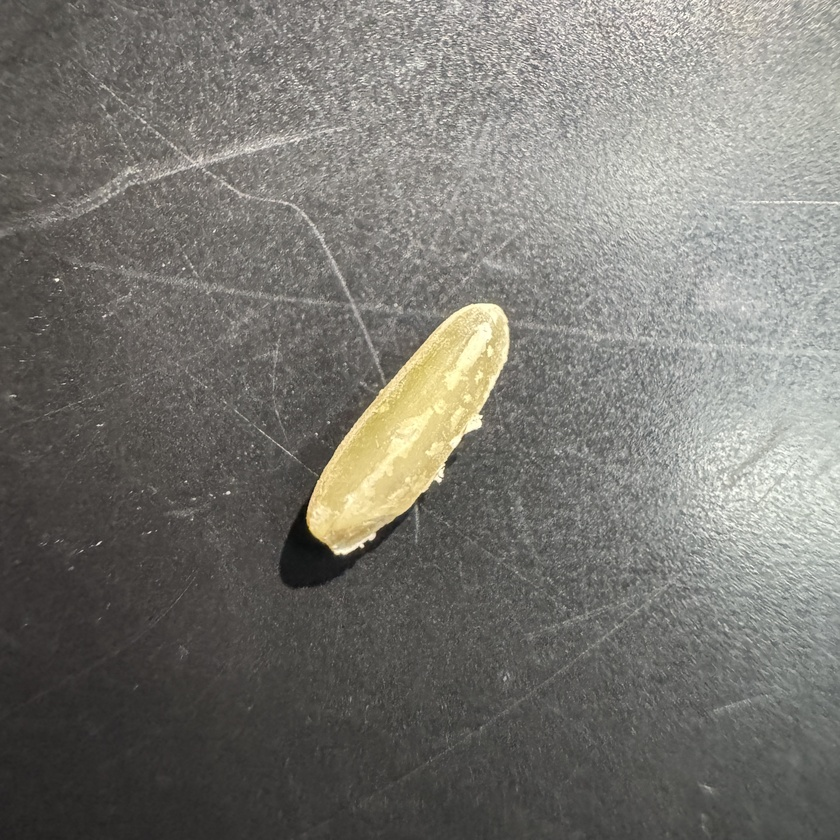
#> input picture augmentation/BROWN RICE/IMG_0273.JPG, 840 x 840 px, shrunk from 3024 x 3024 before the run, found by its file name; its folder holds only this picture in this run
$ python rotate.py
#> lines starting #> are read from the running program, lines starting #| are printed output that depends on the picture
import cv2
import os

# Define the parent folder containing the original dataset
parent_folder = "D:/VSCODE/RiceScan/augmentation"

# Define the output folder for the rotated images
output_folder = "D:/VSCODE/RiceScan/dataset"
os.makedirs(output_folder, exist_ok=True)

# Loop through each folder in the parent folder
for folder_name in os.listdir(parent_folder):
    folder_path = os.path.join(parent_folder, folder_name)

    # Ensure the folder_path is a directory
    if not os.path.isdir(folder_path):
        continue

    # Create a corresponding subfolder in the output folder
    output_subfolder = os.path.join(output_folder, folder_name)
    os.makedirs(output_subfolder, exist_ok=True)
    print(f"Processing folder: {folder_name}")

    # Process each image in the folder
    for image_name in os.listdir(folder_path):
        image_path = os.path.join(folder_path, image_name)

        # Skip if it's not a valid image file
        if not (image_name.lower().endswith((".jpg", ".jpeg", ".png"))):
            continue

        # Load the image
        original_image = cv2.imread(image_path)
#> original_image is the input picture: shape (840, 840, 3); mean B, G, R 113.5, 119.2, 120.8
        if original_image is None:
            print(f"Error: Unable to read {image_path}")
            continue

        # Save the original image to the output folder
        original_path = os.path.join(output_subfolder, f"original_{image_name}")
        cv2.imwrite(original_path, original_image)

        # Generate rotated images and save them
        try:
            # Rotate 90 degrees
            rotated_90 = cv2.rotate(original_image, cv2.ROTATE_90_CLOCKWISE)
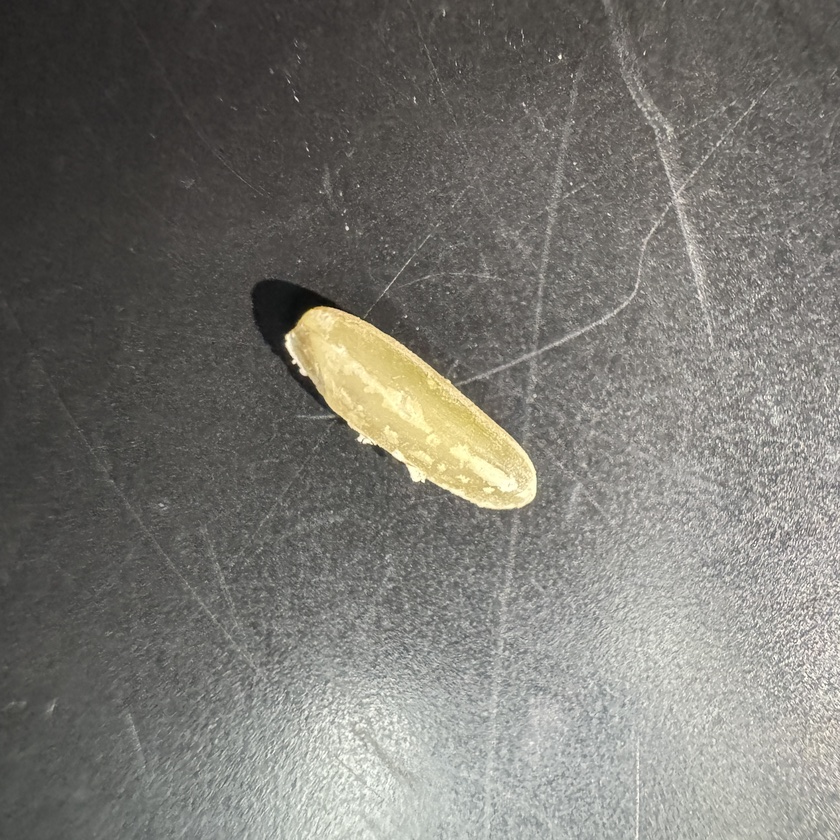
#> rotated_90: shape (840, 840, 3); mean B, G, R 113.5, 119.2, 120.8
            rotated_90_path = os.path.join(output_subfolder, f"rotated_90_{image_name}")
            cv2.imwrite(rotated_90_path, rotated_90)

            # Rotate 180 degrees
            rotated_180 = cv2.rotate(original_image, cv2.ROTATE_180)
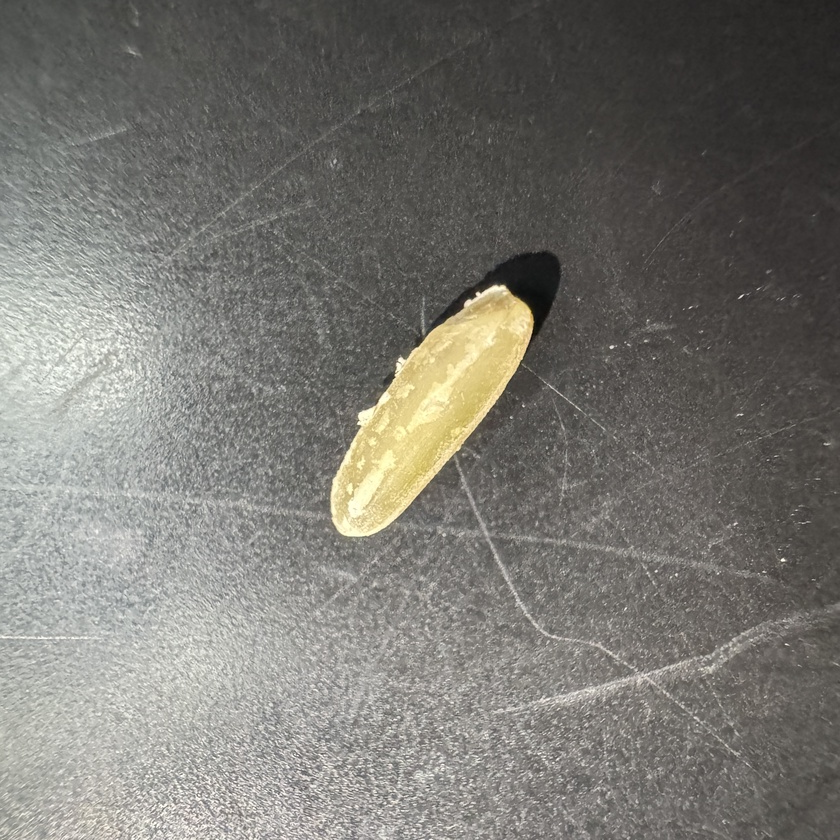
#> rotated_180: shape (840, 840, 3); mean B, G, R 113.5, 119.2, 120.8
            rotated_180_path = os.path.join(output_subfolder, f"rotated_180_{image_name}")
            cv2.imwrite(rotated_180_path, rotated_180)

            # Rotate 270 degrees
            rotated_270 = cv2.rotate(original_image, cv2.ROTATE_90_COUNTERCLOCKWISE)
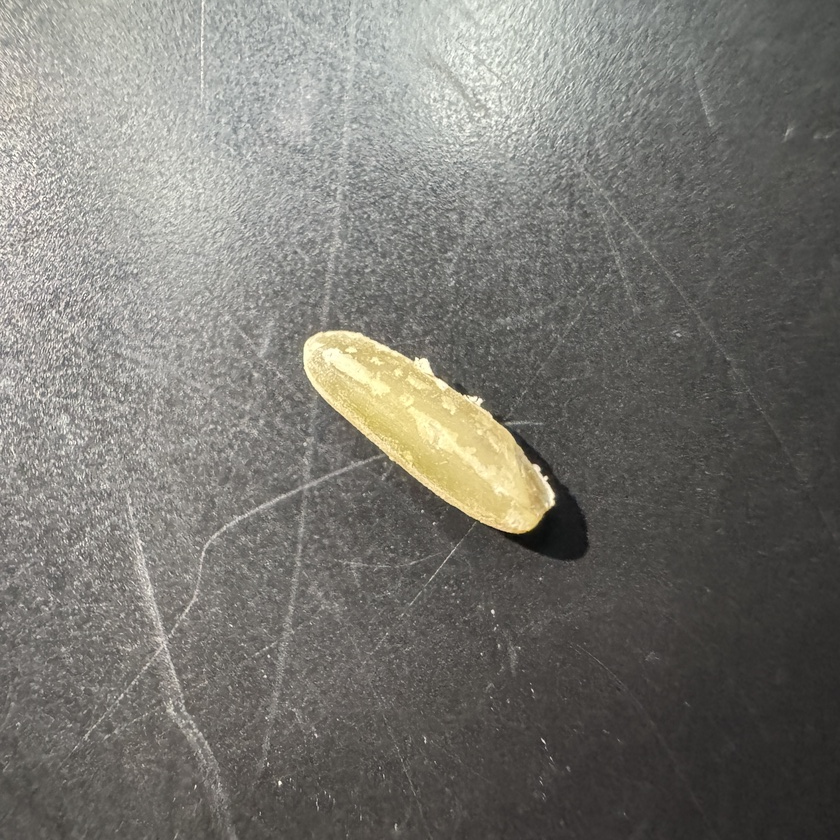
#> rotated_270: shape (840, 840, 3); mean B, G, R 113.5, 119.2, 120.8
            rotated_270_path = os.path.join(output_subfolder, f"rotated_270_{image_name}")
            cv2.imwrite(rotated_270_path, rotated_270)

            print(f"Processed and saved all rotations for: {image_name}")

        except Exception as e:
            print(f"Error processing {image_name}: {e}")

    print(f"Finished processing folder: {folder_name}")
#> pass 2 of the loop `for folder_name in os.listdir(parent_folder):`:
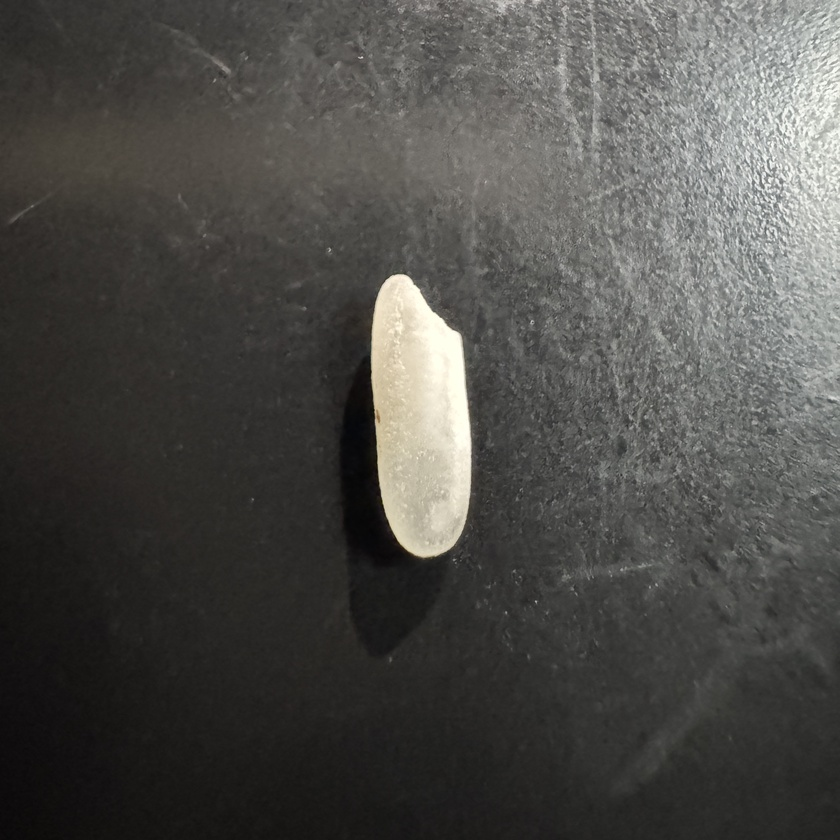
#> input picture augmentation/DINURADO/IMG_0436.JPG, 840 x 840 px, shrunk from 3024 x 3024 before the run, found by its file name
#> original_image is the input picture: shape (840, 840, 3); mean B, G, R 73.9, 77.3, 78.2
#> `rotated_180 = cv2.rotate(original_image, cv2.ROTATE_180)`:
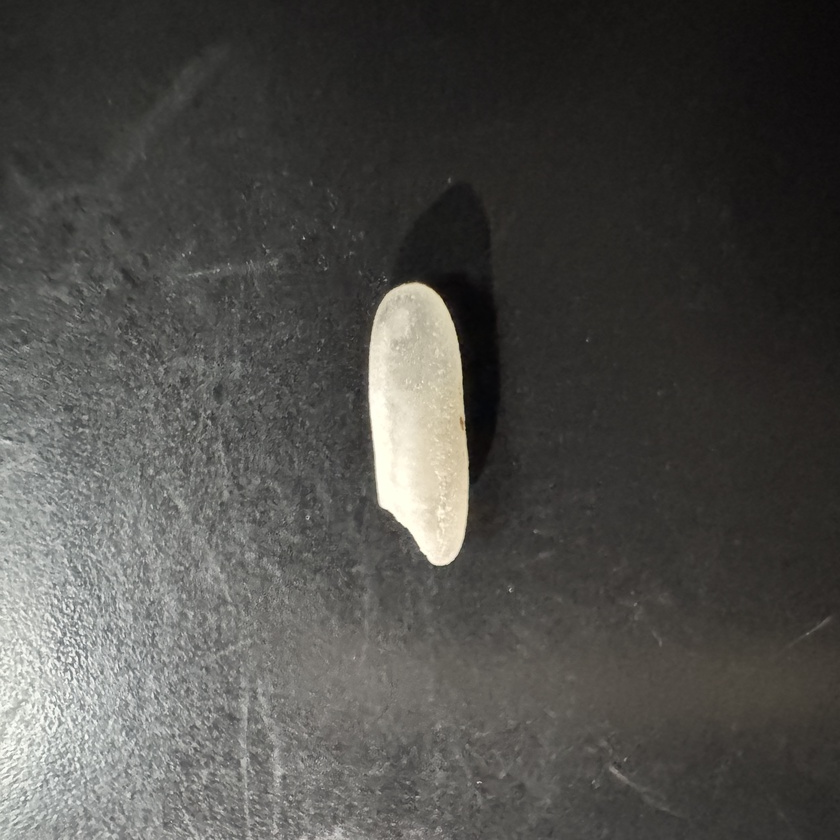
#> rotated_180: shape (840, 840, 3); mean B, G, R 73.9, 77.3, 78.2
#> `rotated_270 = cv2.rotate(original_image, cv2.ROTATE_90_COUNTERCLOCKWISE)`:
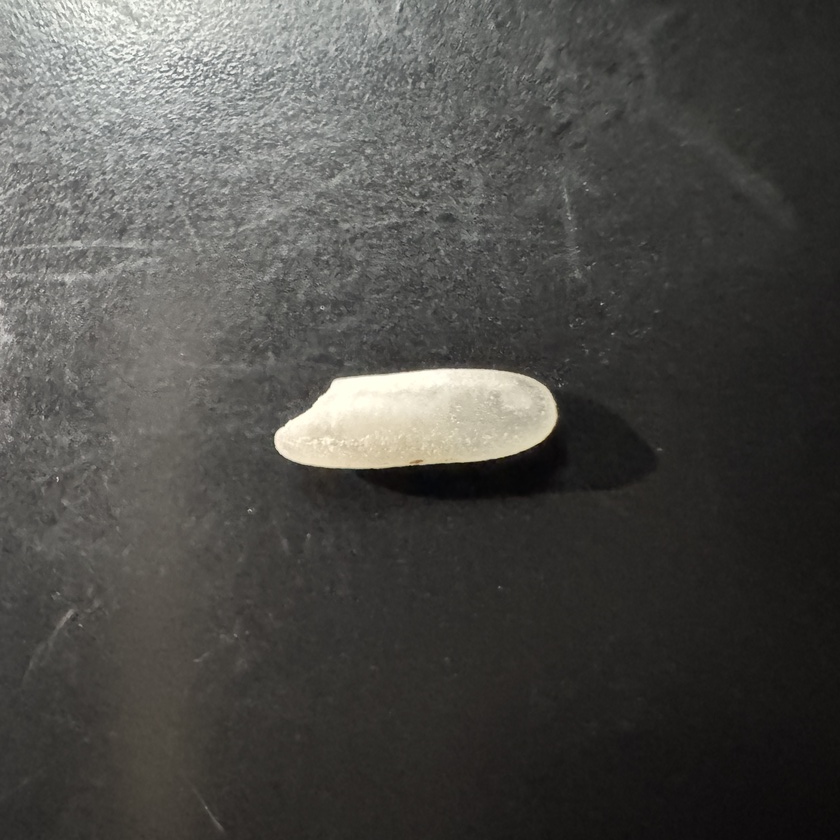
#> rotated_270: shape (840, 840, 3); mean B, G, R 73.9, 77.3, 78.2

print("All folders processed successfully.")
